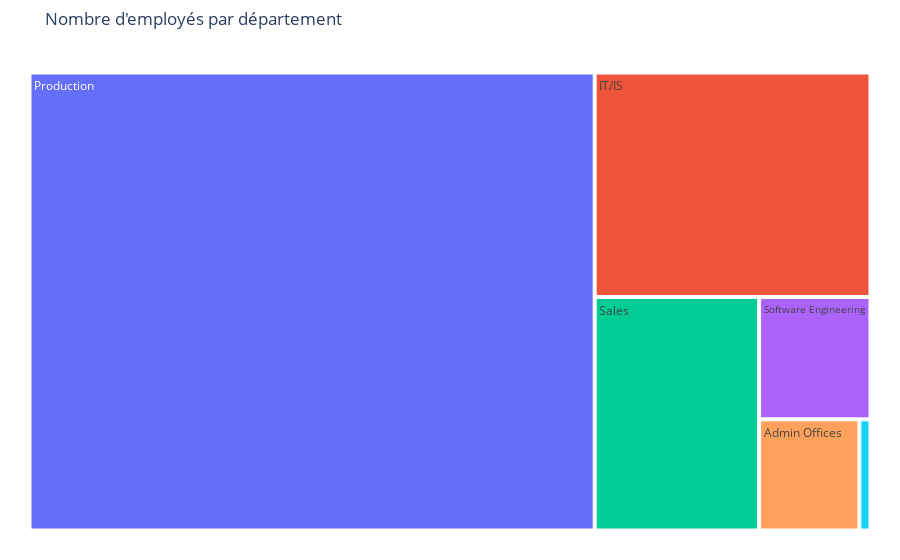

Notebook code cell kept with this figure:
### Markdown cell above
## Emp par Departement

### Code cell
emp_Dept = pd.DataFrame(df.groupby('Department')['EmpID'].count().reset_index())
fig = px.treemap(emp_Dept, path=['Department'], values='EmpID', title="Nombre d'employés par département")
fig.update_layout(margin=dict(t=50, l=25, r=25, b=25))
fig.show()

### Figure 1 — Plotly figure (JSON) as saved in the notebook; plotly's stock layout.template omitted (floating-point values rounded to 4 significant figures)
{"data": [{"branchvalues": "total", "domain": {"x": [0, 1], "y": [0, 1]}, "hovertemplate": "labels=%{label}<br>EmpID=%{value}<br>parent=%{parent}<br>id=%{id}<extra></extra>", "ids": ["Admin Offices", "Executive Office", "IT/IS", "Production       ", "Sales", "Software Engineering"], "labels": ["Admin Offices", "Executive Office", "IT/IS", "Production       ", "Sales", "Software Engineering"], "name": "", "parents": ["", "", "", "", "", ""], "type": "treemap", "values": [9, 1, 50, 209, 31, 11]}], "layout": {"legend": {"tracegroupgap": 0}, "margin": {"b": 25, "l": 25, "r": 25, "t": 50}, "title": {"text": "Nombre d'employés par département"}}}
